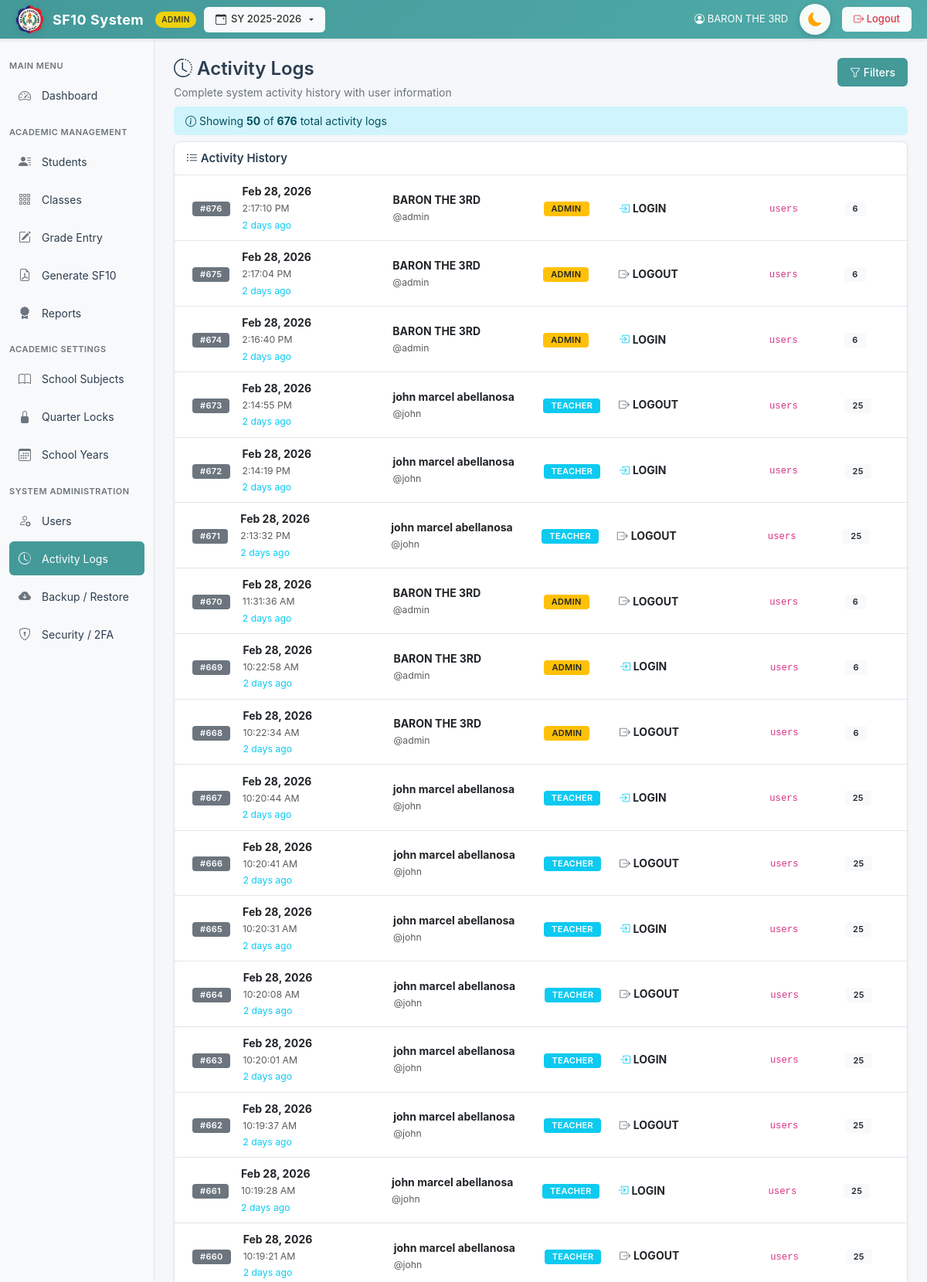
Screenshot of /pages/logs.php (signed in, upper part) with the database file from the repository.
### tables this page shows
CREATE TABLE `change_logs` (
  `id` int(11) NOT NULL AUTO_INCREMENT,
  `user_id` int(11) DEFAULT NULL,
  `action` varchar(255) DEFAULT NULL,
  `table_name` varchar(50) DEFAULT NULL,
  `record_id` int(11) DEFAULT NULL,
  `timestamp` datetime DEFAULT current_timestamp(),
  `details` text DEFAULT NULL,
  PRIMARY KEY (`id`),
  KEY `user_id` (`user_id`),
  CONSTRAINT `change_logs_ibfk_1` FOREIGN KEY (`user_id`) REFERENCES `users` (`id`) ON DELETE SET NULL
);

CREATE TABLE `users` (
  `id` int(11) NOT NULL AUTO_INCREMENT,
  `username` varchar(50) NOT NULL,
  `password` varchar(255) NOT NULL,
  `full_name` varchar(100) NOT NULL,
  `role` enum('admin','teacher') NOT NULL,
  `school_name` varchar(255) DEFAULT NULL,
  `school_id` varchar(50) DEFAULT NULL,
  `district` varchar(100) DEFAULT NULL,
  `division` varchar(100) DEFAULT NULL,
  `region` varchar(100) DEFAULT NULL,
  `subject_id` int(11) DEFAULT NULL COMMENT 'For subject teachers - which subject they teach',
  `created_at` timestamp NOT NULL DEFAULT current_timestamp(),
  `totp_secret` varchar(255) DEFAULT NULL,
  `2fa_on_login` tinyint(1) DEFAULT 0,
  `remember_token` varchar(255) DEFAULT NULL,
  PRIMARY KEY (`id`),
  UNIQUE KEY `username` (`username`),
  KEY `fk_users_subject` (`subject_id`),
  CONSTRAINT `fk_users_subject` FOREIGN KEY (`subject_id`) REFERENCES `subjects` (`id`) ON DELETE SET NULL ON UPDATE CASCADE
);

### pages/logs.php (the view, shortened to what this page needs)
<?php
require_once '../includes/db.php';
include '../templates/header.php';
$page = isset($_GET['page']) ? (int)$_GET['page'] : 1;
$per_page = 50;
$offset = ($page - 1) * $per_page;
$where_conditions = [];
$params = [];
$param_types = '';
$where_sql = !empty($where_conditions) ? 'WHERE ' . implode(' AND ', $where_conditions) : '';
$count_query = "SELECT COUNT(*) as total FROM change_logs cl $where_sql";
if (!empty($params)) {
    $stmt = $conn->prepare($count_query);
    $stmt->bind_param($param_types, ...$params);
    $stmt->execute();
    $total_logs = $stmt->get_result()->fetch_assoc()['total'];
} else {
    $total_logs = $conn->query($count_query)->fetch_assoc()['total'];
}
$logs_query = "SELECT cl.*, u.username, u.full_name, u.role
               FROM change_logs cl
               LEFT JOIN users u ON cl.user_id = u.id
               $where_sql
               ORDER BY cl.timestamp DESC
               LIMIT ? OFFSET ?";
$params[] = $per_page;
$params[] = $offset;
$param_types .= 'ii';
$stmt = $conn->prepare($logs_query);
if (!empty($where_conditions)) {
    $stmt->bind_param($param_types, ...$params);
} else {
    $stmt->bind_param('ii', $per_page, $offset);
}
$stmt->execute();
$logs = $stmt->get_result();
function getActionIcon($action) {
    $icons = [
        'INSERT' => 'bi-plus-circle text-success',
        'UPDATE' => 'bi-pencil-square text-warning',
        'DELETE' => 'bi-trash text-danger',
        'LOGIN' => 'bi-box-arrow-in-right text-info',
        'LOGOUT' => 'bi-box-arrow-right text-secondary',
        'CREATE' => 'bi-file-plus text-success',
        'GRADE_ENTRY' => 'bi-journal-check text-primary',
    ];
    return $icons[$action] ?? 'bi-circle text-muted';
}
function timeAgo($datetime) {
    $timestamp = strtotime($datetime);
    $now = time();
    $diff = $now - $timestamp;
    if ($diff < 604800) {
        $days = floor($diff / 86400);
        return $days . ' day' . ($days != 1 ? 's' : '') . ' ago';
    }
    return date('M d, Y g:i A', $timestamp);
}
?>
<div class="d-flex justify-content-between align-items-start mb-2">
    <div class="page-header mb-0">
        <h2><i class="bi bi-clock-history"></i> Activity Logs</h2>
        <p class="subtitle mb-0">Complete system activity history with user information</p>
    </div>
    <button class="btn btn-primary" data-bs-toggle="modal" data-bs-target="#filterModal">
        <i class="bi bi-funnel"></i> Filters
    </button>
</div>
<div class="alert alert-info compact-stats mb-2">
    <i class="bi bi-info-circle"></i>
    Showing <strong><?= number_format($logs->num_rows) ?></strong> of <strong><?= number_format($total_logs) ?></strong> total activity logs
</div>
<div class="card activity-card">
    <div class="card-header">
        <i class="bi bi-list-ul"></i> Activity History
    </div>
    <div class="card-body p-0 logs-card-body">
        <div class="log-row-container">
            <?php if ($logs->num_rows > 0): ?>
                <?php while($log = $logs->fetch_assoc()): ?>
                <div class="log-row">
                    <div class="row align-items-center">
                        <div class="col-auto" data-label="ID:">
                            <span class="badge bg-secondary">#<?= $log['id'] ?></span>
                        </div>
                        <div class="col-md-2" data-label="Date:">
                            <div>
                                <div><strong><?= date('M d, Y', strtotime($log['timestamp'])) ?></strong></div>
                                <small class="text-muted"><?= date('g:i:s A', strtotime($log['timestamp'])) ?></small><br>
                                <small class="text-info"><?= timeAgo($log['timestamp']) ?></small>
                            </div>
                        </div>
                        <div class="col-md-2" data-label="User:">
                            <div>
                                <div><strong><?= htmlspecialchars($log['full_name'] ?? 'System') ?></strong></div>
                                <small class="text-muted">@<?= htmlspecialchars($log['username'] ?? 'system') ?></small>
                            </div>
                        </div>
                        <div class="col-md-1" data-label="Role:">
                            <div>
                                <?php if ($log['role']): ?>
                                <span class="badge <?= $log['role'] === 'admin' ? 'bg-warning text-dark' : 'bg-info' ?>">
                                    <?= strtoupper($log['role']) ?>
                                </span>
                                <?php else: ?>
                                <span class="badge bg-secondary">SYSTEM</span>
                                <?php endif; ?>
                            </div>
                        </div>
                        <div class="col-md-2" data-label="Action:">
                            <div>
                                <i class="bi <?= getActionIcon($log['action']) ?>"></i>
                                <strong><?= htmlspecialchars($log['action']) ?></strong>
                            </div>
                        </div>
                        <div class="col-md-1" data-label="Table:">
                            <code><?= htmlspecialchars($log['table_name']) ?></code>
                        </div>
                        <div class="col-md-1" data-label="Record:">
                            <div>
                                <?php if ($log['record_id']): ?>
                                <span class="badge bg-light text-dark"><?= $log['record_id'] ?></span>
                                <?php else: ?>
                                <span class="text-muted">-</span>
                                <?php endif; ?>
                            </div>
                        </div>
                    </div>
                </div>
                <?php endwhile; ?>
            <?php endif; ?>
        </div>
    </div>
</div>
<?php include '../templates/footer.php'; ?>

### assets/css/style.css (style rules this page uses)
* { margin: 0; padding: 0; box-sizing: border-box; }
body { background-color: #f5f7fa; font-family: -apple-system, BlinkMacSystemFont, "Segoe UI", Roboto, "Helvetica Neue", Arial, sans-serif; color: #2c3e50; font-size: 14px; overflow-x: hidden; overflow-y: overlay; }
html { overflow-y: overlay; }
:root { --primary-teal: #449999; --primary-teal-dark: #3a8585; --primary-teal-light: #4FABA9; --sidebar-bg: #f8f9fa; --topbar-bg: #449999; --text-dark: #2c3e50; --text-muted: #6c757d; --border-color: #e1e5eb; --card-shadow: 0 1px 3px rgba(0, 0, 0, 0.08); --hover-bg: #f0f2f5; --card-bg: #ffffff; --input-bg: #ffffff; --input-border: #ced4da; --input-text: #212529; }
.page-header { margin-bottom: 25px; }
.page-header h2 { color: var(--text-dark); font-size: 24px; font-weight: 600; margin-bottom: 5px; }
.page-header .subtitle { color: var(--text-muted); font-size: 14px; }
.card { border: 1px solid var(--border-color); border-radius: 8px; box-shadow: var(--card-shadow); background: white; margin-bottom: 20px; }
.card-header { background: white; border-bottom: 1px solid var(--border-color); padding: 16px 20px; font-weight: 600; color: var(--text-dark); font-size: 15px; border-radius: 8px 8px 0 0 !important; }
.card-body { padding: 20px; }
.btn { border-radius: 6px; font-weight: 500; padding: 8px 16px; font-size: 14px; transition: all 0.2s; border: none; }
.btn-primary { background-color: var(--primary-teal); color: white; }
.alert { border-radius: 6px; border: none; font-size: 14px; padding: 12px 16px; }
.badge { padding: 4px 10px; border-radius: 4px; font-size: 11px; font-weight: 600; text-transform: uppercase; letter-spacing: 0.3px; }

### templates/header.php (style rules this page uses)
html, body { background-color: #f4f7fb; }

### pages/logs.php (style rules this page uses)
html, body { height: 100vh; margin: 0; padding: 0; overflow: hidden !important; }
body { display: flex; flex-direction: column; height: 100vh; }
.activity-card { flex: 1 1 auto; display: flex; flex-direction: column; min-height: 0; overflow: hidden; margin-bottom: 0; }
.activity-card .card-header { flex-shrink: 0; position: sticky; top: 0; z-index: 100; background: var(--card-bg); border-bottom: 1px solid var(--border-color); }
.activity-card .card-body { flex: 1 1 auto; min-height: 0; overflow-y: auto !important; overflow-x: auto; padding: 0; -webkit-overflow-scrolling: touch; }
@media (min-width: 769px) { .log-row-container { min-width: 1200px; } }
@media (min-width: 769px) { .log-row .row { flex-wrap: nowrap; } }
.log-row { border-bottom: 1px solid var(--border-color); padding: 10px 15px; transition: background-color 0.2s; }
.log-row .row { margin: 0; }
.log-row .col-auto, .log-row [class*="col-"] { padding-left: 8px; padding-right: 8px; }
@media (min-width: 769px) { .log-row { min-width: 1000px; } }
.compact-stats { padding: 8px 15px; margin-bottom: 12px; font-size: 14px; }
.activity-card .card-header { padding: 10px 15px; font-size: 15px; font-weight: 600; }

### rows the page displays
change_logs: id "676", timestamp "Feb 28, 2026", timestamp "2:17:10 PM", timestamp "2 days ago", user.full_name "BARON THE 3RD", user.username "admin", user.role "ADMIN", action "LOGIN", table_name "users", record "6"
change_logs: id "675", timestamp "Feb 28, 2026", timestamp "2:17:04 PM", timestamp "2 days ago", user.full_name "BARON THE 3RD", user.username "admin", user.role "ADMIN", action "LOGOUT", table_name "users", record "6"
change_logs: id "674", timestamp "Feb 28, 2026", timestamp "2:16:40 PM", timestamp "2 days ago", user.full_name "BARON THE 3RD", user.username "admin", user.role "ADMIN", action "LOGIN", table_name "users", record "6"
change_logs: id "673", timestamp "Feb 28, 2026", timestamp "2:14:55 PM", timestamp "2 days ago", user.full_name "john marcel abellanosa", user.username "john", user.role "TEACHER", action "LOGOUT", table_name "users", record "25"
change_logs: id "672", timestamp "Feb 28, 2026", timestamp "2:14:19 PM", timestamp "2 days ago", user.full_name "john marcel abellanosa", user.username "john", user.role "TEACHER", action "LOGIN", table_name "users", record "25"
change_logs: id "671", timestamp "Feb 28, 2026", timestamp "2:13:32 PM", timestamp "2 days ago", user.full_name "john marcel abellanosa", user.username "john", user.role "TEACHER", action "LOGOUT", table_name "users", record "25"
change_logs: id "670", timestamp "Feb 28, 2026", timestamp "11:31:36 AM", timestamp "2 days ago", user.full_name "BARON THE 3RD", user.username "admin", user.role "ADMIN", action "LOGOUT", table_name "users", record "6"
change_logs: id "669", timestamp "Feb 28, 2026", timestamp "10:22:58 AM", timestamp "2 days ago", user.full_name "BARON THE 3RD", user.username "admin", user.role "ADMIN", action "LOGIN", table_name "users", record "6"
change_logs: id "668", timestamp "Feb 28, 2026", timestamp "10:22:34 AM", timestamp "2 days ago", user.full_name "BARON THE 3RD", user.username "admin", user.role "ADMIN", action "LOGOUT", table_name "users", record "6"
change_logs: id "667", timestamp "Feb 28, 2026", timestamp "10:20:44 AM", timestamp "2 days ago", user.full_name "john marcel abellanosa", user.username "john", user.role "TEACHER", action "LOGIN", table_name "users", record "25"
change_logs: id "666", timestamp "Feb 28, 2026", timestamp "10:20:41 AM", timestamp "2 days ago", user.full_name "john marcel abellanosa", user.username "john", user.role "TEACHER", action "LOGOUT", table_name "users", record "25"
change_logs: id "665", timestamp "Feb 28, 2026", timestamp "10:20:31 AM", timestamp "2 days ago", user.full_name "john marcel abellanosa", user.username "john", user.role "TEACHER", action "LOGIN", table_name "users", record "25"
change_logs: id "664", timestamp "Feb 28, 2026", timestamp "10:20:08 AM", timestamp "2 days ago", user.full_name "john marcel abellanosa", user.username "john", user.role "TEACHER", action "LOGOUT", table_name "users", record "25"
change_logs: id "663", timestamp "Feb 28, 2026", timestamp "10:20:01 AM", timestamp "2 days ago", user.full_name "john marcel abellanosa", user.username "john", user.role "TEACHER", action "LOGIN", table_name "users", record "25"
change_logs: id "662", timestamp "Feb 28, 2026", timestamp "10:19:37 AM", timestamp "2 days ago", user.full_name "john marcel abellanosa", user.username "john", user.role "TEACHER", action "LOGOUT", table_name "users", record "25"
change_logs: id "661", timestamp "Feb 28, 2026", timestamp "10:19:28 AM", timestamp "2 days ago", user.full_name "john marcel abellanosa", user.username "john", user.role "TEACHER", action "LOGIN", table_name "users", record "25"
change_logs: id "660", timestamp "Feb 28, 2026", timestamp "10:19:21 AM", timestamp "2 days ago", user.full_name "john marcel abellanosa", user.username "john", user.role "TEACHER", action "LOGOUT", table_name "users", record "25"

### other values shown
$_SESSION['school_year'] "2025-2026"
$user['full_name'] "BARON THE 3RD"
$logs->num_rows "50"
$total_logs "676"
